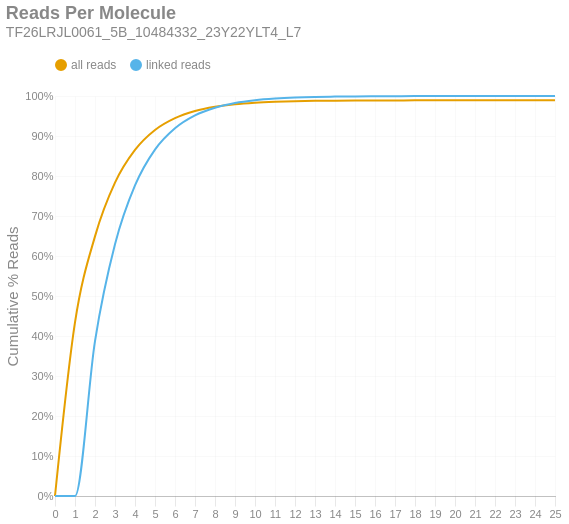

Notebook cell for this chart:
### Markdown cell above
### Reads per Molecule
This chart shows the cumulative distribution of the number of reads per linked molecule. That is, how many alignments are associated with a unique molecule. This excludes the number of reads associated with invalid or absent linked-read barcodes. The `linked` histogram is the percentages recalculated when disregarding singletons.

### Code cell
if SKIPLR:
    print_html(f"Skipped")
else:
    counts = np.bincount(valids['reads'].cast(pl.Int64).to_numpy())
    weighted = counts * np.arange(len(counts))
    all_perc = weighted / n_reads
    linked_perc = weighted / n_linked_reads
    linked_perc[1] = 0
    binned_df = pl.DataFrame({
        'readsper': list(range(len(counts))),
        'all reads (cumsum)': np.cumsum(all_perc).tolist(),
        'linked reads (cumsum)': np.cumsum(linked_perc).tolist(),
    })

    with SafeRender(binned_df):
        (
            density_plot(binned_df, 'Reads Per Molecule', samplename, 'readspmol')
            .encode(
                x=alt.X('readsper:O', title=None).axis(labelAngle=0).scale(padding=0),
                y=alt.Y('value:Q', title='Cumulative % Reads').axis(format='%').stack(False),
                color=alt.Color("key:N").scale(domain=["all reads", "linked reads"]),
                tooltip=[
                    alt.Tooltip("key:N", title="Data Type"),
                    alt.Tooltip("readsper:O", title="Reads Per Molecule"),
                    alt.Tooltip("value:Q", format=".2%", title="% Reads (Cum.)")
                ]            
            )
        ).display()

### Figure 1 — Vega-Lite specification as saved in the notebook (floating-point values rounded to 4 significant figures)
{"width": "container", "height": 400, "config": {"title": {"anchor": "start", "dy": -15, "fontSize": 18, "color": "#888888", "subtitleColor": "#888888", "subtitleFontSize": 14}, "arc": {"fill": "#0072B2"}, "axis": {"domainColor": "#888888", "domainWidth": 0.5, "gridWidth": 0.2, "grid": false, "titleFontWeight": 400, "titleFontSize": 15, "labelFontSize": 11, "labelColor": "#888888", "tickColor": "#888888", "tickWidth": 0.2, "titleColor": "#888888"}, "axisBand": {"grid": false}, "axisX": {"grid": true, "tickSize": 10, "domainCap": "round"}, "axisY": {"domain": false, "grid": true, "tickSize": 0, "domainCap": "round"}, "background": "transparent", "header": {"labelFontSize": 15, "labelColor": "#888888", "titleFontSize": 15, "titleFontWeight": 600, "titleColor": "#888888"}, "legend": {"labelFont": "sans-serif", "labelFontSize": 12, "labelColor": "#888888", "symbolSize": 100, "symbolType": "circle", "titleFontSize": 12, "titlePadding": 10, "titleColor": "#888888", "title": null, "orient": "top"}, "range": {"category": ["#E69F00", "#56B4E9", "#009E73", "#F0E442", "#0072B2", "#D55E00", "#CC79A7", "#000000"], "diverging": ["#cfe8f3", "#a2d4ec", "#73bfe2", "#46abdb", "#1696d2", "#12719e"]}, "area": {"fill": "#0072B2", "fillOpacity": 0.7, "line": true, "strokeOpacity": 0.7}, "line": {"color": "#0072B2", "stroke": "#0072B2", "strokeWidth": 2}, "trail": {"color": "#0072B2", "stroke": "#0072B2", "strokeWidth": 0, "size": 1}, "point": {"filled": true, "fillOpacity": 1.0, "size": 95}, "text": {"color": "#888888", "fontSize": 11, "align": "right", "fontWeight": 400, "size": 11}, "bar": {"fill": "#0072B2", "stroke": null}, "view": {"stroke": null, "continuousWidth": 660, "continuousHeight": 400}}, "data": {"name": "data-afa70241c1aec340131f2b3daca6d542"}, "mark": {"type": "line", "interpolate": "monotone", "point": {"opacity": 0, "size": 275}}, "encoding": {"color": {"field": "key", "scale": {"domain": ["all reads", "linked reads"]}, "type": "nominal"}, "tooltip": [{"field": "key", "title": "Data Type", "type": "nominal"}, {"field": "readsper", "title": "Reads Per Molecule", "type": "ordinal"}, {"field": "value", "format": ".2%", "title": "% Reads (Cum.)", "type": "quantitative"}], "x": {"axis": {"labelAngle": 0}, "field": "readsper", "scale": {"padding": 0}, "title": null, "type": "ordinal"}, "y": {"axis": {"format": "%"}, "field": "value", "stack": false, "title": "Cumulative % Reads", "type": "quantitative"}}, "params": [{"name": "param_c36ac31b6afebe62", "select": {"type": "point", "fields": ["key"]}, "bind": "legend"}], "title": {"text": "Reads Per Molecule", "subtitle": "TF26LRJL0061_5B_10484332_23Y22YLT4_L7"}, "transform": [{"fold": ["all reads (cumsum)", "linked reads (cumsum)"]}, {"calculate": "replace(datum.key, ' (cumsum)', '')", "as": "key"}, {"filter": {"param": "param_c36ac31b6afebe62"}}], "usermeta": {"embedOptions": {"downloadFileName": "TF26LRJL0061_5B_10484332_23Y22YLT4_L7.readspmol"}}, "$schema": "https://vega.github.io/schema/vega-lite/v6.4.1.json", "datasets": {"data-afa70241c1aec340131f2b3daca6d542": [{"readsper": 0, "all reads (cumsum)": 0.0, "linked reads (cumsum)": 0.0}, {"readsper": 1, "all reads (cumsum)": 0.434, "linked reads (cumsum)": 0.0}, {"readsper": 2, "all reads (cumsum)": 0.6491, "linked reads (cumsum)": 0.3874}, {"readsper": 3, "all reads (cumsum)": 0.7833, "linked reads (cumsum)": 0.6291}, {"readsper": 4, "all reads (cumsum)": 0.8651, "linked reads (cumsum)": 0.7764}, {"readsper": 5, "all reads (cumsum)": 0.9149, "linked reads (cumsum)": 0.8661}, {"readsper": 6, "all reads (cumsum)": 0.9445, "linked reads (cumsum)": 0.9194}, {"readsper": 7, "all reads (cumsum)": 0.9624, "linked reads (cumsum)": 0.9516}, {"readsper": 8, "all reads (cumsum)": 0.9729, "linked reads (cumsum)": 0.9707}, {"readsper": 9, "all reads (cumsum)": 0.9796, "linked reads (cumsum)": 0.9826}, {"readsper": 10, "all reads (cumsum)": 0.9834, "linked reads (cumsum)": 0.9895}, {"readsper": 11, "all reads (cumsum)": 0.9857, "linked reads (cumsum)": 0.9936}, {"readsper": 12, "all reads (cumsum)": 0.9872, "linked reads (cumsum)": 0.9963}, {"readsper": 13, "all reads (cumsum)": 0.988, "linked reads (cumsum)": 0.9978}, {"readsper": 14, "all reads (cumsum)": 0.9884, "linked reads (cumsum)": 0.9985}, {"readsper": 15, "all reads (cumsum)": 0.9887, "linked reads (cumsum)": 0.999}, {"readsper": 16, "all reads (cumsum)": 0.9888, "linked reads (cumsum)": 0.9993}, {"readsper": 17, "all reads (cumsum)": 0.989, "linked reads (cumsum)": 0.9995}, {"readsper": 18, "all reads (cumsum)": 0.9891, "linked reads (cumsum)": 0.9997}, {"readsper": 19, "all reads (cumsum)": 0.9891, "linked reads (cumsum)": 0.9998}, {"readsper": 20, "all reads (cumsum)": 0.9892, "linked reads (cumsum)": 0.9999}, {"readsper": 21, "all reads (cumsum)": 0.9892, "linked reads (cumsum)": 0.9999}, {"readsper": 22, "all reads (cumsum)": 0.9892, "linked reads (cumsum)": 1.0}, {"readsper": 23, "all reads (cumsum)": 0.9892, "linked reads (cumsum)": 1.0}, {"readsper": 24, "all reads (cumsum)": 0.9892, "linked reads (cumsum)": 1.0}, {"readsper": 25, "all reads (cumsum)": 0.9892, "linked reads (cumsum)": 1.0}]}}
